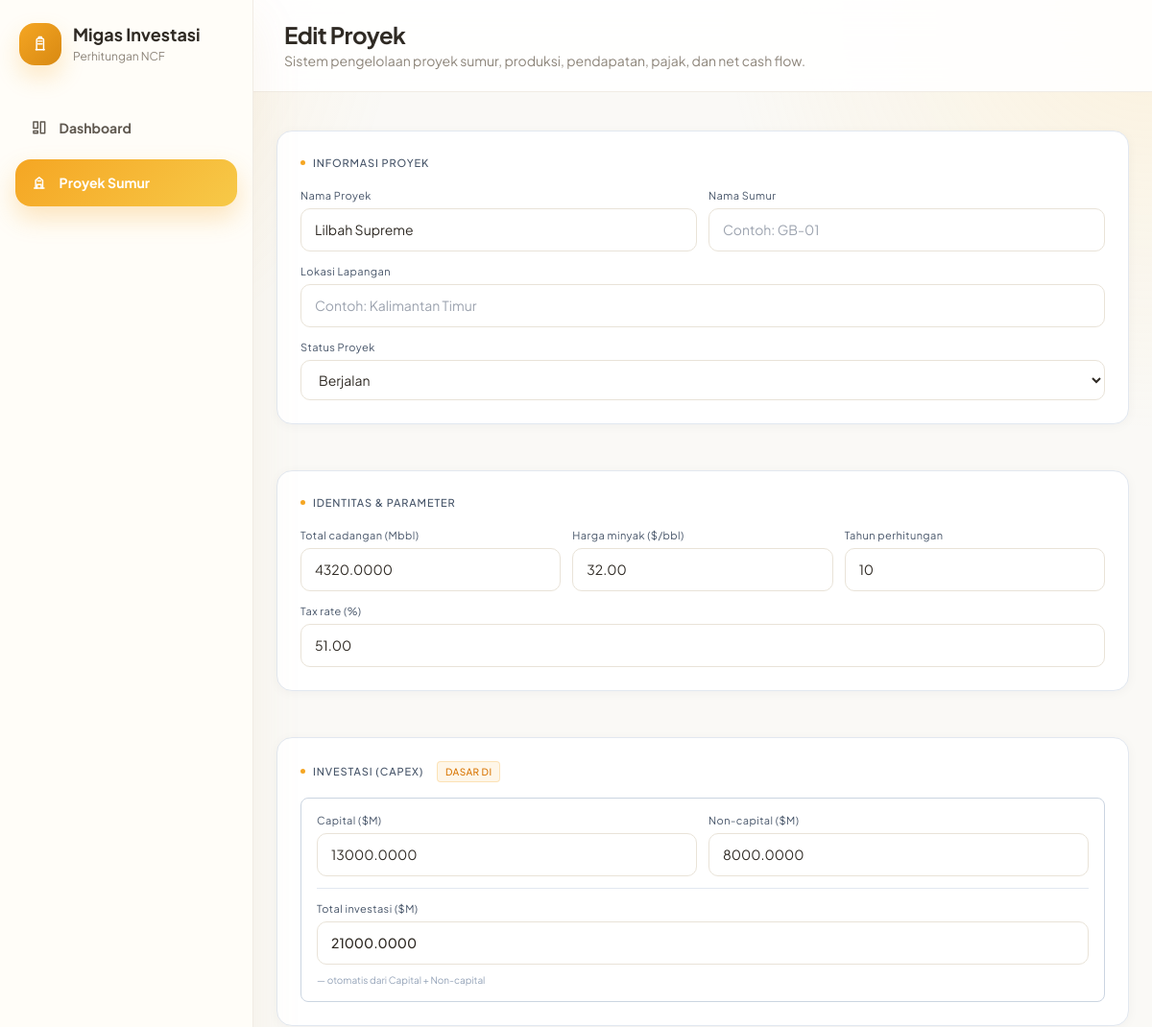
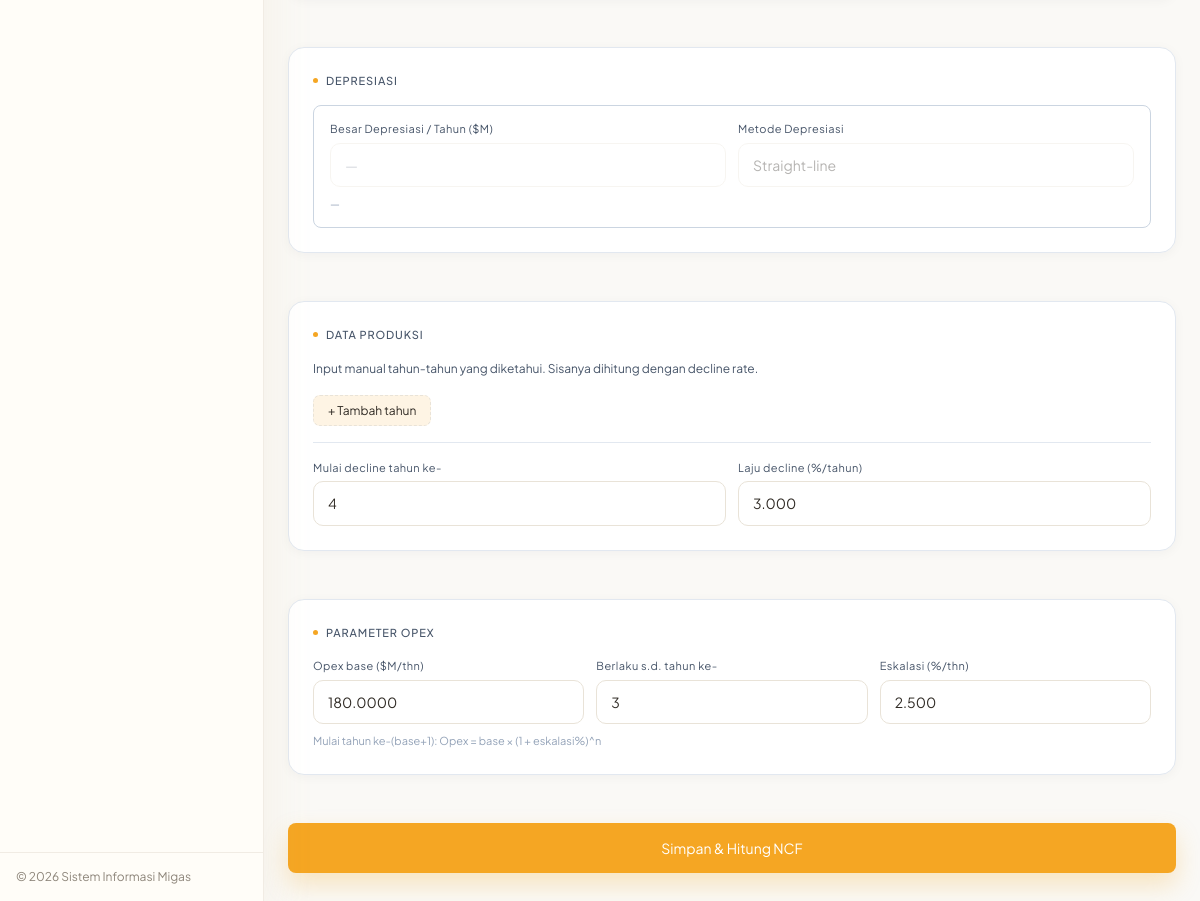
Page /edit-proyek.php?id=7 on the committed database (2 pictures, top to bottom).
### tables this page shows
CREATE TABLE `fields` (
  `id` int(10) UNSIGNED NOT NULL,
  `nama` varchar(100) NOT NULL,
  `cadangan_mbbl` decimal(14,4) NOT NULL COMMENT 'Total cadangan minyak (Mbbl)',
  `harga_minyak` decimal(10,2) NOT NULL COMMENT 'Harga minyak asumsi ($/bbl)',
  `tahun_hitung` smallint(6) NOT NULL DEFAULT 10 COMMENT 'Jumlah tahun analisis NCF',
  `tax_rate` decimal(5,2) NOT NULL DEFAULT 51.00 COMMENT 'Tax rate (%)',
  `status_proyek` varchar(20) NOT NULL DEFAULT 'Direncanakan' COMMENT 'Status proyek',
  `created_at` timestamp NOT NULL DEFAULT current_timestamp(),
  `updated_at` timestamp NOT NULL DEFAULT current_timestamp() ON UPDATE current_timestamp()
);

CREATE TABLE `investasi` (
  `id` int(10) UNSIGNED NOT NULL,
  `field_id` int(10) UNSIGNED NOT NULL,
  `capital` decimal(14,4) NOT NULL COMMENT 'Investasi capital ($M)',
  `non_capital` decimal(14,4) NOT NULL COMMENT 'Investasi non-capital ($M)',
  `total_investasi` decimal(14,4) DEFAULT NULL COMMENT 'Total investasi = capital + non_capital ($M)'
);

CREATE TABLE `production_decline` (
  `id` int(10) UNSIGNED NOT NULL,
  `field_id` int(10) UNSIGNED NOT NULL,
  `mulai_tahun_ke` smallint(6) NOT NULL COMMENT 'Produksi mulai decline pada tahun ke-N',
  `laju_persen` decimal(6,3) NOT NULL COMMENT 'Laju decline %/tahun'
);

CREATE TABLE `opex_params` (
  `id` int(10) UNSIGNED NOT NULL,
  `field_id` int(10) UNSIGNED NOT NULL,
  `base_usd_m` decimal(14,4) NOT NULL COMMENT 'Opex base ($M/tahun)',
  `base_hingga_thn` smallint(6) NOT NULL COMMENT 'Opex base berlaku s.d. tahun ke-N',
  `eskalasi_persen` decimal(6,3) NOT NULL DEFAULT 2.500 COMMENT 'Kenaikan Opex %/thn setelah base period'
);

### includes/form-proyek.php (the view, shortened to what this page needs)
<div class="card">
    <div class="card-title">
        <div class="dot"></div>
        Informasi Proyek
    </div>
    <div class="g2">
        <?php
        $isEdit = !empty($project['id']);
        $v = function(string $key) use (&$project, $isEdit) {
            if (!$isEdit) return '';
            return htmlspecialchars((string)($project[$key] ?? ''), ENT_QUOTES);
        };
        $sel = function(string $opt) use (&$project, $isEdit) {
            if (!$isEdit) return '';
            return ($project['status_proyek'] ?? '') === $opt ? 'selected' : '';
        };
        ?>
        <div class="fg">
            <label>Nama Proyek</label>
            <input type="text" id="nama_proyek" name="nama_proyek"
                value="<?= $v('nama') ?>"
                placeholder="Contoh: Pengembangan Lapangan Gunung Bakaran">
        </div>
        <div class="fg">
            <label>Nama Sumur</label>
            <input type="text" id="nama_sumur" name="nama_sumur"
                value="<?= $v('nama_sumur') ?>"
                placeholder="Contoh: GB-01">
        </div>
    </div>
    <div class="fg" style="margin-top:12px">
        <label>Lokasi Lapangan</label>
        <input type="text" id="lokasi" name="lokasi_lapangan"
            value="<?= $v('lokasi_lapangan') ?>"
            placeholder="Contoh: Kalimantan Timur">
    </div>
    <div class="fg" style="margin-top:12px">
        <label>Status Proyek</label>
        <select id="status_proyek" name="status_proyek">
            <option value="Berjalan"     <?= $sel('Berjalan') ?>>Berjalan</option>
        </select>
    </div>
</div>
  <div class="card">
    <div class="card-title"><div class="dot"></div>Identitas &amp; Parameter</div>
    <div class="g3" style="margin-bottom:12px">
      <div class="fg"><label>Total cadangan (Mbbl)</label><input type="number" id="cadangan" name="cadangan_mbbl" value="<?= $v('cadangan_mbbl') ?>"></div>
      <div class="fg"><label>Harga minyak ($/bbl)</label><input type="number" id="harga" name="harga_minyak" value="<?= $v('harga_minyak') ?>" step="0.5"></div>
      <div class="fg"><label>Tahun perhitungan</label><input type="number" id="tahun" name="tahun_perhitungan" value="<?= $v('tahun_hitung') ?>" min="1" max="30" oninput="updDi()"></div>
    </div>
   <div class="fg">
      <label>Tax rate (%)</label>
      <input type="number" id="taxrate" name="tax_rate" value="<?= $v('tax_rate') ?>" step="0.1">
    </div>
  </div>
  <div class="card">
    <div class="card-title"><div class="dot"></div>Investasi (Capex) <span class="tag tag-amber" style="margin-left:6px">Dasar Di</span></div>
    <div class="invest-box">
      <div class="invest-row">
        <div class="fg"><label>Capital ($M)</label><input type="number" id="capital" name="capital" value="<?= $v('capital') ?>" oninput="updDi()"></div>
        <div class="fg"><label>Non-capital ($M)</label><input type="number" id="noncapital" name="non_capital" value="<?= $v('non_capital') ?>" oninput="updDi()"></div>
      </div>
      <div style="padding-top:12px;border-top:1px solid var(--border)">
        <div class="fg">
          <label>Total investasi ($M)</label>
          <input type="number" id="total-invest-input" name="total_investasi"
            value="<?= $v('total_investasi') ?>"
            style="font-size:14px;font-weight:500"
            oninput="onManualTotal(this)"
            placeholder="Otomatis dari Capital + Non-capital">
          <span style="font-size:10px;color:var(--text3);font-family:var(--mono);margin-top:3px" id="total-invest-hint">— otomatis dari Capital + Non-capital</span>
        </div>
      </div>
    </div>
  </div>
  <div class="card">
    <div class="card-title"><div class="dot"></div>Depresiasi</div>
    <div class="invest-box">
      <div class="g2">
        <div class="fg">
          <label>Besar Depresiasi / Tahun ($M)</label>
          <input type="number" id="depresiasi-val" disabled
            style="font-size:14px;font-weight:500"
            placeholder="—">
        </div>
        <div class="fg">
          <label>Metode Depresiasi</label>
          <input type="text" value="Straight-line" disabled>
        </div>
      </div>
      <div class="di-note" id="di-note" style="margin-top:8px">—</div>
    </div>
  </div>
  <div class="card">
    <div class="card-title"><div class="dot"></div>Data Produksi</div>
    <div style="font-size:12px;color:var(--text2);font-family:var(--mono);margin-bottom:12px">
      Input manual tahun-tahun yang diketahui. Sisanya dihitung dengan decline rate.
    </div>
    <button type="button" class="btn-add" onclick="addProd()">+ Tambah tahun</button>
    <div class="divider"></div>
    <div class="g2">
      <div class="fg"><label>Mulai decline tahun ke-</label><input type="number" id="dec_start" name="mulai_decline" value="<?= $v('mulai_tahun_ke') ?>" min="1"></div>
      <div class="fg"><label>Laju decline (%/tahun)</label><input type="number" id="dec_rate" name="decline_rate" value="<?= $v('laju_persen') ?>" step="0.1"></div>
    </div>
  </div>
  <div class="card">
    <div class="card-title"><div class="dot"></div>Parameter Opex</div>
    <div class="g3">
      <div class="fg"><label>Opex base ($M/thn)</label><input type="number" id="opex_base" name="opex_base" value="<?= $v('base_usd_m') ?>"></div>
      <div class="fg"><label>Berlaku s.d. tahun ke-</label><input type="number" id="opex_until" name="opex_until" value="<?= $v('base_hingga_thn') ?>" min="1"></div>
      <div class="fg"><label>Eskalasi (%/thn)</label><input type="number" id="opex_esc" name="opex_eskalasi" value="<?= $v('eskalasi_persen') ?>" step="0.1"></div>
    </div>
    <div style="font-size:11px;color:var(--text3);font-family:var(--mono);margin-top:8px">
      Mulai tahun ke-(base+1): Opex = base × (1 + eskalasi%)^n
    </div>
  </div>
  <div class="btn-row">
<button class="btn-primary" onclick="calculate()">
   Simpan & Hitung NCF
</button>
  </div>
</main>
</body>
</html>

### includes/header.php (style rules this page uses)
:root { --color-primary: #F5A623; --color-primary-hover: #D88912; --color-primary-light: #FFD27A; --color-primary-pale: #FFF2D9; --color-accent-yellow: #F7C948; --color-accent-peach: #FAD9A1; --color-bg: #FAF9F6; --color-surface: #FFFFFF; --color-sidebar: #FFFDF8; --color-border: #E9E3D8; --color-divider: #F1ECE4; --color-heading: #2F2A24; --color-body: #5F584F; --color-muted: #8D857A; --color-success: #63C174; --color-danger: #E46A61; --shadow-card: 0 8px 24px rgba(214, 170, 94, 0.12); --shadow-card-hover: 0 12px 32px rgba(214, 170, 94, 0.18); --shadow-container: 0 20px 50px rgba(196, 160, 92, 0.10); }
* { box-sizing: border-box; }
html, body { width: 100%; max-width: 100%; overflow-x: hidden; }
body { background: var(--color-bg); color: var(--color-body); font-family: 'Plus Jakarta Sans', system-ui, -apple-system, BlinkMacSystemFont, 'Segoe UI', sans-serif; }
.project-form input, .project-form select, .project-form textarea, .space-y-6.max-w-6xl input, .space-y-6.max-w-6xl select, .space-y-6.max-w-6xl textarea { background: #fff !important; color: var(--color-heading) !important; border-color: var(--color-border) !important; }
.project-form button[type="button"], .space-y-6.max-w-6xl button[type="button"] { background: rgba(245, 166, 35, 0.12) !important; color: var(--color-heading) !important; border-color: var(--color-border) !important; }

### includes/form-proyek.php (style rules this page uses)
* { box-sizing:border-box;margin:0;padding:0 }
html { scroll-behavior:smooth }
:root { --bg:#f8fafc; --bg2:#ffffff; --bg3:#ffffff; --surface:#ffffff; --surface2:#f1f5f9; --border:#e2e8f0; --border2:#cbd5e1; --accent:#F5A623; --accent2:#F5A623; --accent3:#D88912; --amber:#d97706; --red:#dc2626; --blue:#2563eb; --text:#0f172a; --text2:#475569; --text3:#94a3b8; --mono:'Plus Jakarta Sans', system-ui, sans-serif; --display:'Plus Jakarta Sans', system-ui, sans-serif; --body:'Plus Jakarta Sans', system-ui, sans-serif; }
body { background:var(--bg); color:var(--text); font-family:var(--body); font-size:14px; line-height:1.6; min-height:100vh; }
.card { background:#fff; border:1px solid var(--border); border-radius:16px; padding:24px; margin-bottom:16px; box-shadow:0 2px 12px rgba(15,23,42,.04); }
.card-title { font-family:var(--mono);font-size:11px;font-weight:500; letter-spacing:.08em;text-transform:uppercase; color:var(--text2);margin-bottom:16px; display:flex;align-items:center;gap:8px; }
.card-title .dot { width:5px;height:5px;border-radius:50%;background:var(--accent);flex-shrink:0 }
.g2 { display:grid;grid-template-columns:1fr 1fr;gap:12px }
.g3 { display:grid;grid-template-columns:1fr 1fr 1fr;gap:12px }
.fg { display:flex;flex-direction:column;gap:5px;margin-bottom:0 }
.fg label { font-size:11px;color:var(--text2);font-family:var(--mono);letter-spacing:.04em }
input[type=number], input[type=text], select { width:100%; padding:10px 14px; background:#fff; border:1px solid var(--border); border-radius:10px; color:var(--text); font-family:var(--mono); transition:.2s; }
input:disabled { opacity:.35;cursor:not-allowed }
select option { background:var(--bg2) }
.invest-box { background:var(--surface);border:1px solid var(--border2); border-radius:8px;padding:14px 16px;margin-top:8px; }
.invest-row { display:grid;grid-template-columns:1fr 1fr;gap:12px;margin-bottom:12px }
.di-note { font-size:11px;color:var(--text3);font-family:var(--mono);margin-top:6px;line-height:1.6 }
.btn-add { border:1px dashed var(--border2);border-radius:7px; padding:5px 14px;background:none;color:var(--text2); font-size:12px;cursor:pointer;margin-top:4px;font-family:var(--body); transition:all .18s; }
.divider { border:none;border-top:1px solid var(--border);margin:16px 0 }
.btn-primary { color:white; box-shadow:0 12px 24px rgba(245,166,35,.25); display:inline-flex;align-items:center;gap:8px; padding:10px 26px;background:var(--accent2);border:none; border-radius:8px; cursor:pointer;font-family:var(--body);transition:all .18s; width:100%; max-width:100%; justify-content:center; padding:14px 26px; }
.btn-row { display:flex; justify-content:center; margin-top:24px; }
.tag { display:inline-block;font-family:var(--mono);font-size:10px;padding:2px 8px;border-radius:4px;letter-spacing:.04em }
.tag-amber { background:rgba(245,166,35,.1);color:var(--amber);border:1px solid rgba(245,166,35,.25) }

### rows in the picture
fields: nama_proyek "Lilbah Supreme", cadangan_mbbl "4320.0000", harga_minyak "32.00", tahun_perhitungan "10", tax_rate "51.00", capital "13000.0000", non_capital "8000.0000", total_investasi "21000.0000", mulai_decline "4", decline_rate "3.000", opex_base "180.0000", opex_until "3", opex_eskalasi "2.500"

### other values in the picture
$pageTitle "Edit Proyek"
